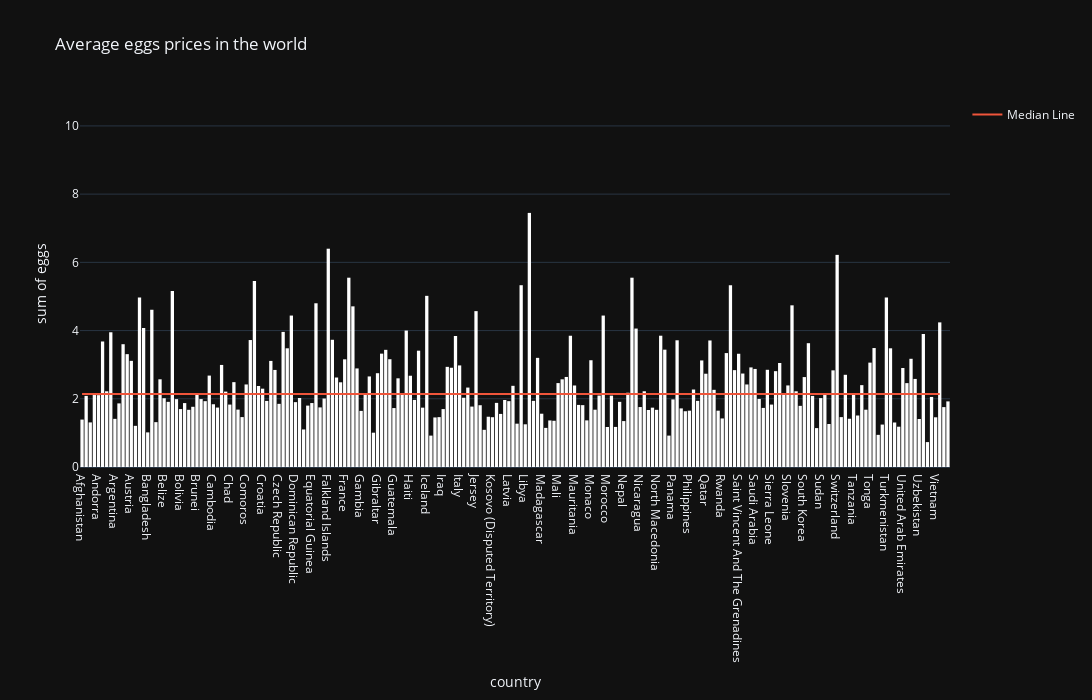

This figure's notebook cell:
### Code cell
df_temp_eggs = df[["country", "eggs"]]
df_temp_eggs = df_temp_eggs.dropna(subset = ["eggs"])
fig = px.histogram(df_temp_eggs.groupby(["country"]).mean().reset_index(), range_y = [0, df['eggs'].max() + 1],  x = "country", y="eggs",
                   title="Average eggs prices in the world", color_discrete_sequence = ["#ffffff"])
fig.add_scatter(x = ["Afghanistan", "Yemen"], y=[df['eggs'].median(), df['eggs'].median()], mode='lines', name='Median Line')
fig.update_layout(template="plotly_dark", width=1100, height=700)
fig

### Figure 1 — Plotly figure (JSON) as saved in the notebook; plotly's stock layout.template omitted (floating-point values rounded to 4 significant figures; data arrays with more than 128 entries replaced by an {"elided": "..."} marker saying what was removed)
{"data": [{"alignmentgroup": "True", "bingroup": "x", "histfunc": "sum", "hovertemplate": "country=%{x}<br>sum of eggs=%{y}<extra></extra>", "legendgroup": "", "marker": {"color": "#ffffff", "pattern": {"shape": ""}}, "name": "", "offsetgroup": "", "orientation": "v", "showlegend": false, "type": "histogram", "x": {"elided": "212 str values"}, "xaxis": "x", "y": {"elided": "212 float values"}, "yaxis": "y"}, {"mode": "lines", "name": "Median Line", "type": "scatter", "x": ["Afghanistan", "Yemen"], "y": [2.14, 2.14]}], "layout": {"barmode": "relative", "height": 700, "legend": {"tracegroupgap": 0}, "title": {"text": "Average eggs prices in the world"}, "width": 1100, "xaxis": {"anchor": "y", "autorange": true, "domain": [0, 1], "range": [-0.5, 211.5], "title": {"text": "country"}, "type": "category"}, "yaxis": {"anchor": "x", "domain": [0, 1], "range": [0, 10.76], "title": {"text": "sum of eggs"}, "type": "linear"}}}
